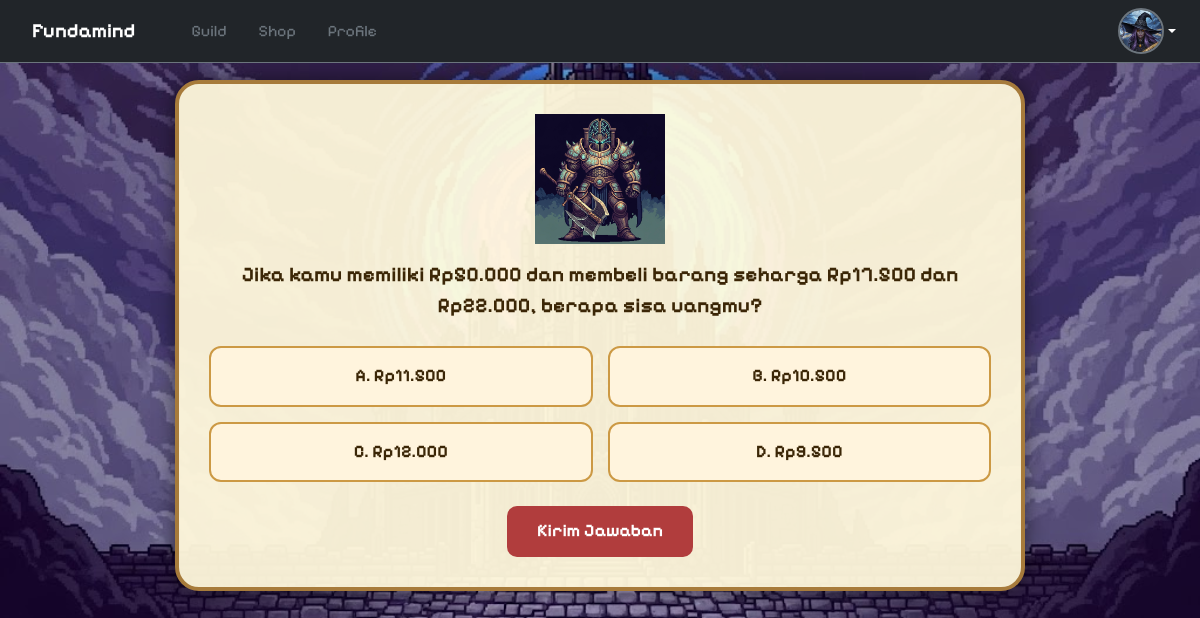
The app's page /pages/boss_play.php?id_boss=1 (signed in) with its own data.
### tables this page shows
CREATE TABLE `boss_quests` (
  `id_boss` int NOT NULL,
  `id_quest` int DEFAULT NULL,
  `nama_boss` varchar(100) DEFAULT NULL,
  `chapter_start` int DEFAULT NULL,
  `chapter_end` int DEFAULT NULL,
  `deskripsi_boss` text,
  `background_image` varchar(255) DEFAULT NULL,
  `boss_image` varchar(255) DEFAULT NULL,
  `xp_reward` int DEFAULT '0',
  `coin_reward` int DEFAULT '0'
);

CREATE TABLE `boss_questions` (
  `id_question` int NOT NULL,
  `id_boss` int DEFAULT NULL,
  `pertanyaan` text,
  `pilihan_a` text,
  `pilihan_b` text,
  `pilihan_c` text,
  `pilihan_d` text,
  `jawaban_benar` char(1) DEFAULT NULL,
  `petunjuk` text
);

### pages/boss_play.php (the view, shortened to what this page needs)
<?php
include 'db.php';
$id_boss = $_GET['id_boss'] ?? 0;
$queryBoss = mysqli_query($koneksi, "
    SELECT b.*, q.judul AS judul_quest
    FROM boss_quests b
    JOIN quests q ON b.id_quest = q.id_quest
    WHERE b.id_boss = $id_boss
");
$boss = mysqli_fetch_assoc($queryBoss);
$boss_image = '../assets/images/' . $boss['boss_image'];
$currentIndex = $_SESSION['boss_current'];
$questionIds = $_SESSION['boss_questions'];
$currentQuestionId = $questionIds[$currentIndex];
$questionData = mysqli_fetch_assoc(mysqli_query($koneksi, "
    SELECT * FROM boss_questions
    WHERE id_question = $currentQuestionId AND id_boss = $id_boss
"));
?>
<!DOCTYPE html>
<html lang="id">
<head>
    <link href="https://cdn.jsdelivr.net/npm/bootstrap@5.3.3/dist/css/bootstrap.min.css" rel="stylesheet">
</head>
<body>
    <?php include 'includes/navbar.php'; ?>
    <div class="battle-box">
        <div class="text-center">
            <img src="<?= $boss_image ?>" alt="Boss" class="boss-image">
        </div>
        <form method="POST">
            <div class="question"><?= htmlspecialchars($questionData['pertanyaan']) ?></div>
            <div class="choices">
                <?php foreach (['a', 'b', 'c', 'd'] as $opt): ?>
                    <label>
                        <div class="choice-card">
                            <?= strtoupper($opt) ?>. <?= htmlspecialchars($questionData['pilihan_' . $opt]) ?>
                        </div>
                    </label>
                <?php endforeach; ?>
            </div>
            <div class="text-center mt-4">
                <button type="submit" class="submit-btn">Kirim Jawaban</button>
            </div>
        </form>
    </div>
</body>
</html>

### records on screen
boss_quests: boss_image (picture)
boss_questions: pertanyaan "Jika kamu memiliki Rp50.000 dan membeli barang seharga Rp17.500 dan Rp22.000, berapa sisa uangmu?", pilihan_a "Rp11.500", pilihan_b "Rp10.500", pilihan_c "Rp12.000", pilihan_d "Rp9.500"

### other values on screen
$opt "A"
$opt "B"
$opt "C"
$opt "D"
